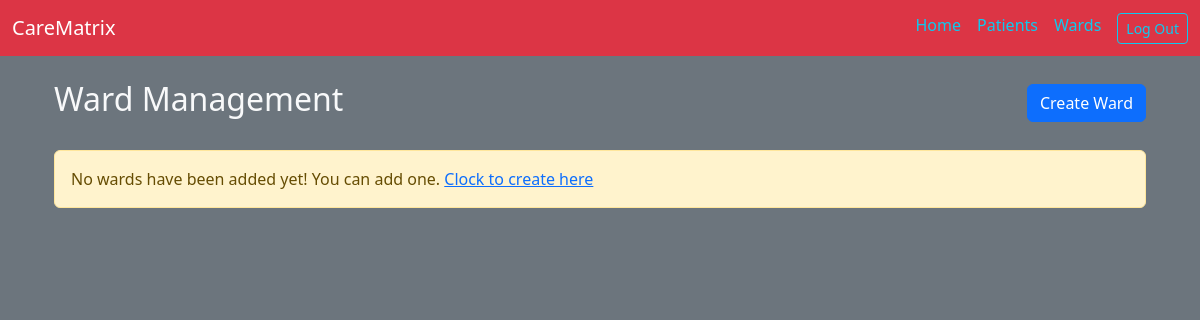
Page /patients/wards/ (signed in) on the earlier database version.
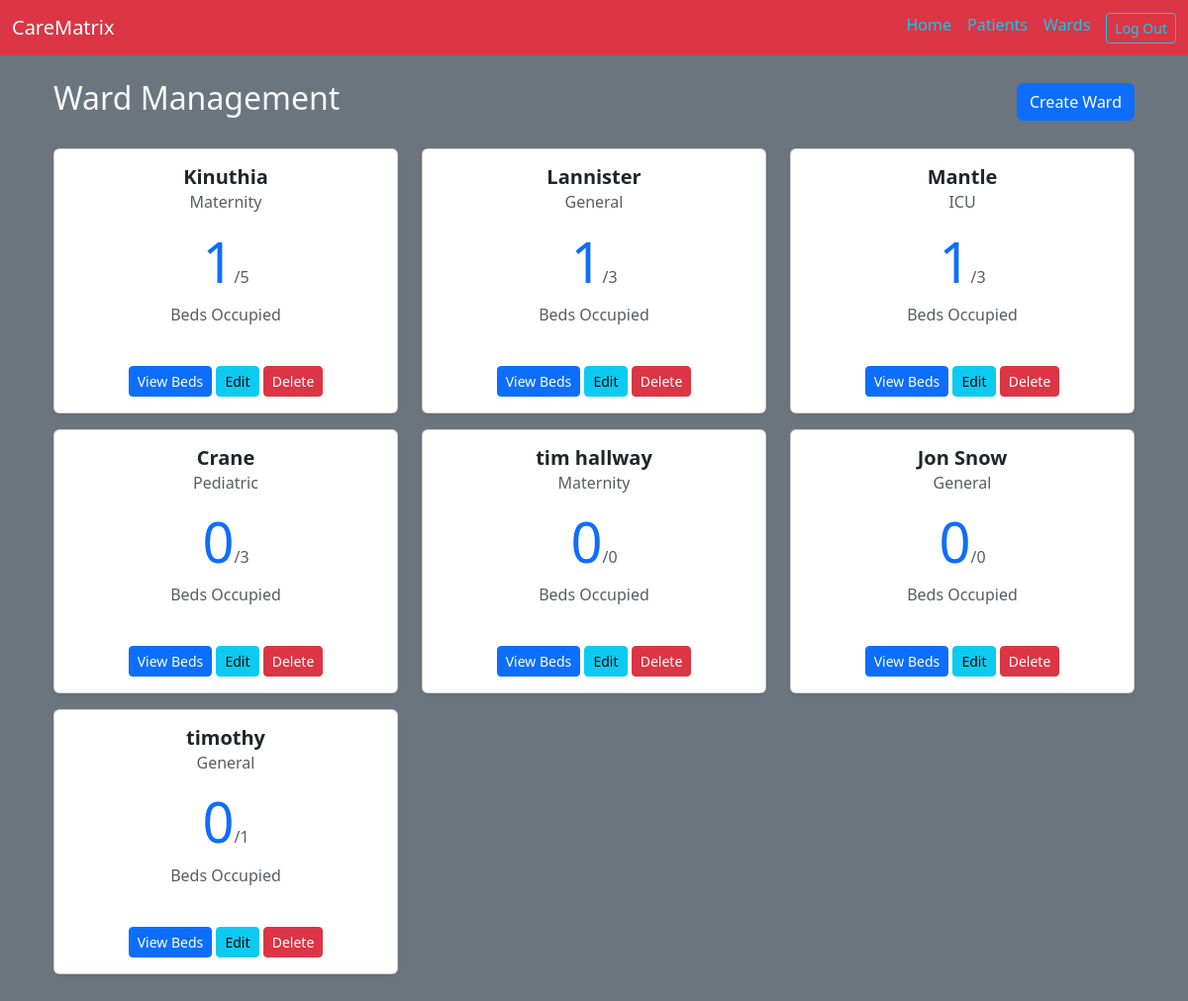
Same page on the later database version.
### patients/models.py (models this page shows, shortened)
class Ward(models.Model):
    WARD_TYPES = (
        ('General', 'General'),
        ('ICU', 'ICU'),
        ('Maternity', 'Maternity'),
        ('Pediatric', 'Pediatric'),
    )
    name = models.CharField(max_length=100)
    ward_type = models.CharField(max_length=20, choices=WARD_TYPES, default='General')
    capacity = models.IntegerField(default=0)

### patients/views.py (the view)
# urls.py: path('wards/', views.ward_list, name='ward_list'),
@login_required
def ward_list(request):
    wards = Ward.objects.all()
    for ward in wards:
        ward.occupied_count = ward.beds.filter(is_occupied=True).count()
        ward.total_beds = ward.beds.count()
    return render(request, 'patients/ward_list.html', {'wards': wards})

### patients/templates/patients/ward_list.html (shortened to what this page needs)
{% extends "base.html" %}
{% block content %}
<div class="container mt-4">
    <div class="mt-4 pb-4">
         <div class="d-flex justify-content-between align-items-center mb-4">
            <h2 class="text-light">Ward Management</h2>
            <a href="{% url 'patients:ward_create' %}" class="btn btn-primary">
                 Create Ward
            </a>
        </div>
        <div class="row">
        {% for ward in wards %}
            <div class="col-md-4 mb-3">
                <div class="card shadow-sm h-100">
                    <div class="card-body text-center">
                        <h5 class="card-title fw-bold text-dark">{{ ward.name }}</h5>
                        <h6 class="card-subtitle mb-2 text-muted">{{ ward.ward_type }}</h6>
                        <div class="my-3">
                            <h2 class="display-4 text-primary">{{ ward.occupied_count }}<small class="text-muted fs-6">/{{ ward.total_beds }}</small></h2>
                            <p class="text-muted mb-0">Beds Occupied</p>
                        </div>
                    </div>
                    <div class="card-footer bg-white border-top-0 pb-3 text-center">
                        <a href="{% url 'patients:ward_detail' ward.pk %}" class="btn btn-primary btn-sm">View Beds</a>
                        <a href="{% url 'patients:ward_update' ward.pk %}" class="btn btn-info btn-sm">Edit</a>
                        <a href="{% url 'patients:ward_delete' ward.pk %}" class="btn btn-danger btn-sm">Delete</a>
                    </div>
                </div>
            </div>
        {% empty %}
            <div class="col-12">
                <div class="alert alert-warning">No wards have been added yet! You can add one. <a href="{% url 'patients:ward_create ' %}">Clock to create here</a></div>
            </div>
        {% endfor %}
        </div>
    </div>
</div>
{% endblock %}

### accounts/templates/base.html (shortened to what this page needs)
<!DOCTYPE html>
<html>
<head>
    <link href="https://cdn.jsdelivr.net/npm/bootstrap@5.3.2/dist/css/bootstrap.min.css" rel="stylesheet">
</head>
<body class="bg-secondary">
<nav class="navbar navbar-expand-lg navbar-dark bg-danger">
  <div class="container-fluid bg bg-danger" >
    <a class="navbar-brand" href="{% url 'dashboard:dashboard_home' %}">CareMatrix</a>
    <div class="d-flex gap-3">
      <a class="nav-link text-info" href="{% url 'dashboard:dashboard_home' %}">Home</a>
      <a class="nav-link text-info" href="{% url 'patients:patient_list' %}">Patients</a>
      <a class="nav-link text-info" href="{% url 'patients:ward_list' %}">Wards</a>
      <a class="btn btn-outline-info btn-sm" href="{% url 'accounts:logout' %}">Log Out</a>
    </div>
  </div>
</nav>
<div class="container mt-4">
    {% block content %}{% endblock %}
</div>
</body>
</html>

Differences in the rows shown:
added Ward: name "Kinuthia", ward_type "Maternity", occupied_count "1", total_beds "5"
added Ward: name "Lannister", ward_type "General", occupied_count "1", total_beds "3"
added Ward: name "Mantle", ward_type "ICU", occupied_count "1", total_beds "3"
added Ward: name "Crane", ward_type "Pediatric", occupied_count "0", total_beds "3"
added Ward: name "tim hallway", ward_type "Maternity", occupied_count "0", total_beds "0"
added Ward: name "Jon Snow", ward_type "General", occupied_count "0", total_beds "0"
added Ward: name "timothy", ward_type "General", occupied_count "0", total_beds "1"
Other differences:
text no longer shown: "No wards have been added yet! You can add one. Clock to create here"
